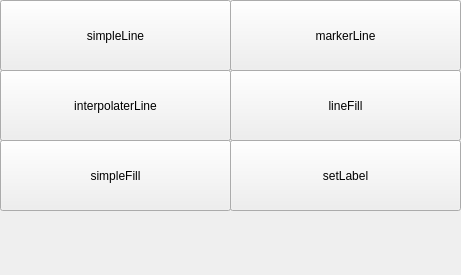
<?xml version="1.0" encoding="UTF-8"?>
<ui version="4.0">
 <class>StyleConfiguration</class>
 <widget class="QWidget" name="StyleConfiguration">
  <property name="geometry">
   <rect>
    <x>0</x>
    <y>0</y>
    <width>461</width>
    <height>275</height>
   </rect>
  </property>
  <property name="windowTitle">
   <string>Form</string>
  </property>
  <widget class="QPushButton" name="pushButton">
   <property name="geometry">
    <rect>
     <x>0</x>
     <y>0</y>
     <width>231</width>
     <height>71</height>
    </rect>
   </property>
   <property name="text">
    <string>simpleLine</string>
   </property>
  </widget>
  <widget class="QPushButton" name="pushButton_2">
   <property name="geometry">
    <rect>
     <x>230</x>
     <y>0</y>
     <width>231</width>
     <height>71</height>
    </rect>
   </property>
   <property name="text">
    <string>markerLine</string>
   </property>
  </widget>
  <widget class="QPushButton" name="pushButton_3">
   <property name="geometry">
    <rect>
     <x>0</x>
     <y>70</y>
     <width>231</width>
     <height>71</height>
    </rect>
   </property>
   <property name="text">
    <string>interpolaterLine</string>
   </property>
  </widget>
  <widget class="QPushButton" name="pushButton_4">
   <property name="geometry">
    <rect>
     <x>230</x>
     <y>70</y>
     <width>231</width>
     <height>71</height>
    </rect>
   </property>
   <property name="text">
    <string>lineFill</string>
   </property>
  </widget>
  <widget class="QPushButton" name="pushButton_5">
   <property name="geometry">
    <rect>
     <x>0</x>
     <y>140</y>
     <width>231</width>
     <height>71</height>
    </rect>
   </property>
   <property name="text">
    <string>simpleFill</string>
   </property>
  </widget>
  <widget class="QPushButton" name="pushButton_6">
   <property name="geometry">
    <rect>
     <x>230</x>
     <y>140</y>
     <width>231</width>
     <height>71</height>
    </rect>
   </property>
   <property name="text">
    <string>setLabel</string>
   </property>
  </widget>
 </widget>
 <resources/>
 <connections/>
 <slots>
  <slot>slot1()</slot>
  <slot>slot2()</slot>
 </slots>
</ui>
